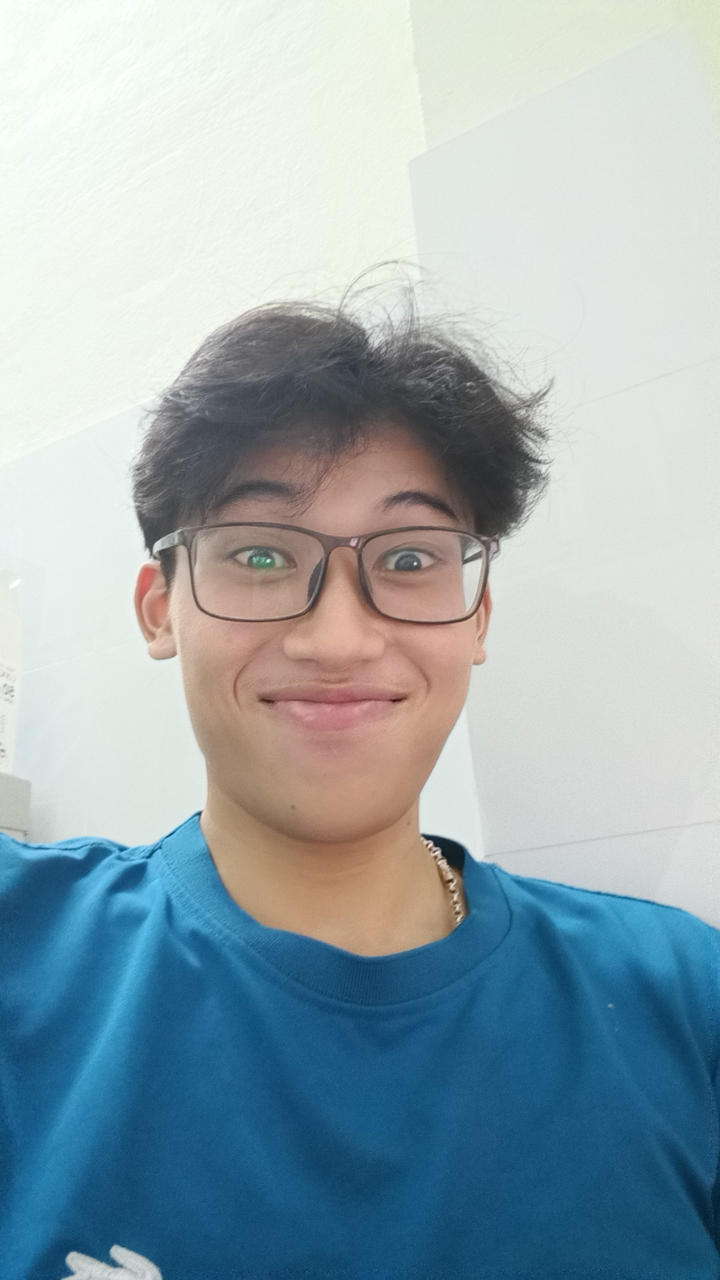
#> input picture tue.jpg, 1440 x 2560 px (shown at 1/2 size)
$ python phy.py
#> lines starting #> are read from the running program, lines starting #| are printed output that depends on the picture
import cv2
import numpy as np
def image_to_vector(image_path):
#> called with image_path = './tue.jpg'
    try:
        # Đọc ảnh vào dưới dạng ảnh xám
        image = cv2.imread(image_path, cv2.IMREAD_GRAYSCALE)
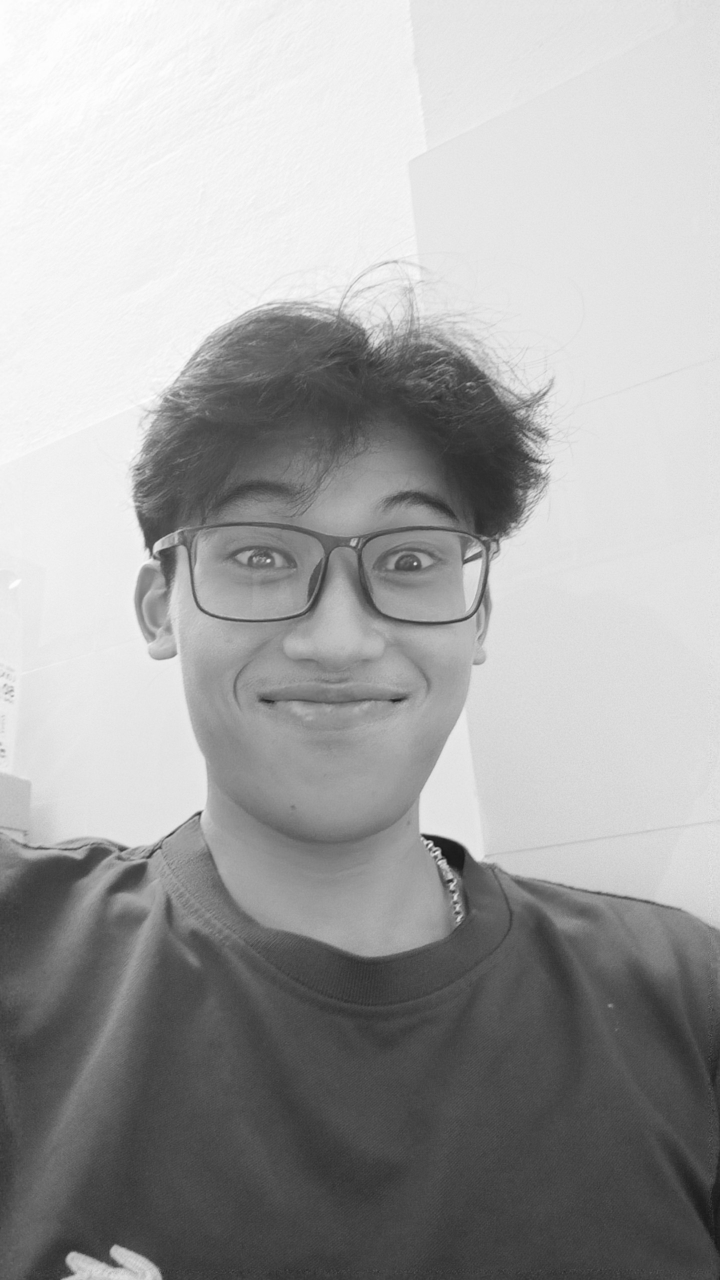
#> image: shape (2560, 1440) (shown at 1/2 size); min 20, max 255, mean 164.8
        if image is None:
            print("Không thể đọc được ảnh. Vui lòng kiểm tra lại đường dẫn.")
            return None
        # Resize ảnh thành kích thước MxN
        resized_image = cv2.resize(image, (3, 3))
#> resized_image = [[245, 243, 228], [234, 185, 218], [99, 67, 77]]
        # Chuyển ma trận 2D thành mảng 1D (vector)
        vector = resized_image.flatten()
#> vector = [245, 243, 228, 234, 185, 218, 99, 67, 77]
        return vector
    except Exception as e:
        print("Đã xảy ra lỗi:", e)
        return None
# Đường dẫn tới ảnh
image_path = "./tue.jpg"
# Chuyển ảnh thành vector
vector_data = image_to_vector(image_path)
#> vector_data = [245, 243, 228, 234, 185, 218, 99, 67, 77]
if vector_data is not None:
    # Hiển thị kích thước của vector
    print("Kích thước của vector:", vector_data.shape)
#| Kích thước của vector: (9,)
    print("Vector:", vector_data)
#| Vector: [245 243 228 234 185 218  99  67  77]
    # Lưu vector dữ liệu vào tệp tin .npy(kiểu tiệp này chỉ sữ dụng được trên Python )
    np.save("vector_data.npy", vector_data)
    print("Dữ liệu vector đã được lưu thành công vào tệp vector_data.npy.")
import csv
# Mở hoặc tạo một tệp CSV(loại tệp này có thể được sữ dụng trong cả 2 ngôn ngữ C và Python) để lưu dữ liệu
with open('data.csv', 'w') as csvfile:
    # Tạo một đối tượng ghi CSV
    csvwriter = csv.writer(csvfile)
    # Ghi vector_data vào tệp CSV
    csvwriter.writerow(vector_data)
